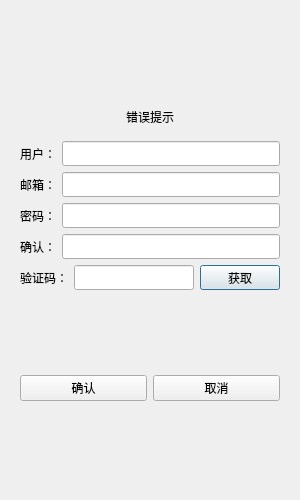
<?xml version="1.0" encoding="UTF-8"?>
<ui version="4.0">
 <class>RegisterDialog</class>
 <widget class="QDialog" name="RegisterDialog">
  <property name="geometry">
   <rect>
    <x>0</x>
    <y>0</y>
    <width>300</width>
    <height>500</height>
   </rect>
  </property>
  <property name="minimumSize">
   <size>
    <width>300</width>
    <height>500</height>
   </size>
  </property>
  <property name="maximumSize">
   <size>
    <width>10000</width>
    <height>100000</height>
   </size>
  </property>
  <property name="windowTitle">
   <string>Dialog</string>
  </property>
  <property name="locale">
   <locale language="Chinese" country="China"/>
  </property>
  <layout class="QVBoxLayout" name="verticalLayout">
   <item>
    <layout class="QVBoxLayout" name="verticalLayout_2">
     <item>
      <widget class="QStackedWidget" name="stackedWidget">
       <property name="currentIndex">
        <number>0</number>
       </property>
       <widget class="QWidget" name="page">
        <layout class="QVBoxLayout" name="verticalLayout_3">
         <item>
          <spacer name="verticalSpacer_3">
           <property name="orientation">
            <enum>Qt::Orientation::Vertical</enum>
           </property>
           <property name="sizeHint" stdset="0">
            <size>
             <width>20</width>
             <height>40</height>
            </size>
           </property>
          </spacer>
         </item>
         <item>
          <widget class="QWidget" name="widget" native="true">
           <layout class="QVBoxLayout" name="verticalLayout_4">
            <item>
             <widget class="QLabel" name="err_tip">
              <property name="text">
               <string>错误提示</string>
              </property>
              <property name="alignment">
               <set>Qt::AlignmentFlag::AlignCenter</set>
              </property>
             </widget>
            </item>
           </layout>
          </widget>
         </item>
         <item>
          <layout class="QHBoxLayout" name="horizontalLayout">
           <item>
            <widget class="QLabel" name="user_label">
             <property name="minimumSize">
              <size>
               <width>0</width>
               <height>25</height>
              </size>
             </property>
             <property name="maximumSize">
              <size>
               <width>16777215</width>
               <height>25</height>
              </size>
             </property>
             <property name="text">
              <string>用户：</string>
             </property>
            </widget>
           </item>
           <item>
            <widget class="QLineEdit" name="user_edit">
             <property name="minimumSize">
              <size>
               <width>0</width>
               <height>25</height>
              </size>
             </property>
             <property name="maximumSize">
              <size>
               <width>16777215</width>
               <height>25</height>
              </size>
             </property>
            </widget>
           </item>
          </layout>
         </item>
         <item>
          <layout class="QHBoxLayout" name="horizontalLayout_2">
           <item>
            <widget class="QLabel" name="email_label">
             <property name="minimumSize">
              <size>
               <width>0</width>
               <height>25</height>
              </size>
             </property>
             <property name="maximumSize">
              <size>
               <width>16777215</width>
               <height>25</height>
              </size>
             </property>
             <property name="text">
              <string>邮箱：</string>
             </property>
            </widget>
           </item>
           <item>
            <widget class="QLineEdit" name="email_edit">
             <property name="minimumSize">
              <size>
               <width>0</width>
               <height>25</height>
              </size>
             </property>
             <property name="maximumSize">
              <size>
               <width>16777215</width>
               <height>25</height>
              </size>
             </property>
            </widget>
           </item>
          </layout>
         </item>
         <item>
          <layout class="QHBoxLayout" name="horizontalLayout_3">
           <item>
            <widget class="QLabel" name="pass_label">
             <property name="minimumSize">
              <size>
               <width>0</width>
               <height>25</height>
              </size>
             </property>
             <property name="maximumSize">
              <size>
               <width>16777215</width>
               <height>25</height>
              </size>
             </property>
             <property name="text">
              <string>密码：</string>
             </property>
            </widget>
           </item>
           <item>
            <widget class="QLineEdit" name="pass_edit">
             <property name="minimumSize">
              <size>
               <width>0</width>
               <height>25</height>
              </size>
             </property>
             <property name="maximumSize">
              <size>
               <width>16777215</width>
               <height>25</height>
              </size>
             </property>
            </widget>
           </item>
          </layout>
         </item>
         <item>
          <layout class="QHBoxLayout" name="horizontalLayout_4">
           <item>
            <widget class="QLabel" name="confirm_label">
             <property name="minimumSize">
              <size>
               <width>0</width>
               <height>25</height>
              </size>
             </property>
             <property name="maximumSize">
              <size>
               <width>16777215</width>
               <height>25</height>
              </size>
             </property>
             <property name="text">
              <string>确认：</string>
             </property>
            </widget>
           </item>
           <item>
            <widget class="QLineEdit" name="confirm_edit">
             <property name="minimumSize">
              <size>
               <width>0</width>
               <height>25</height>
              </size>
             </property>
             <property name="maximumSize">
              <size>
               <width>16777215</width>
               <height>25</height>
              </size>
             </property>
            </widget>
           </item>
          </layout>
         </item>
         <item>
          <layout class="QHBoxLayout" name="horizontalLayout_5">
           <item>
            <widget class="QLabel" name="verify_label">
             <property name="minimumSize">
              <size>
               <width>0</width>
               <height>25</height>
              </size>
             </property>
             <property name="maximumSize">
              <size>
               <width>16777215</width>
               <height>25</height>
              </size>
             </property>
             <property name="text">
              <string>验证码：</string>
             </property>
            </widget>
           </item>
           <item>
            <widget class="QLineEdit" name="verify_edit">
             <property name="minimumSize">
              <size>
               <width>0</width>
               <height>25</height>
              </size>
             </property>
             <property name="maximumSize">
              <size>
               <width>16777215</width>
               <height>25</height>
              </size>
             </property>
            </widget>
           </item>
           <item>
            <widget class="TimerBtn" name="get_code">
             <property name="minimumSize">
              <size>
               <width>0</width>
               <height>25</height>
              </size>
             </property>
             <property name="maximumSize">
              <size>
               <width>16777215</width>
               <height>25</height>
              </size>
             </property>
             <property name="text">
              <string>获取</string>
             </property>
            </widget>
           </item>
          </layout>
         </item>
         <item>
          <spacer name="verticalSpacer">
           <property name="orientation">
            <enum>Qt::Orientation::Vertical</enum>
           </property>
           <property name="sizeHint" stdset="0">
            <size>
             <width>20</width>
             <height>40</height>
            </size>
           </property>
          </spacer>
         </item>
         <item>
          <layout class="QHBoxLayout" name="horizontalLayout_6">
           <item>
            <widget class="QPushButton" name="confirm_btn">
             <property name="text">
              <string>确认</string>
             </property>
            </widget>
           </item>
           <item>
            <widget class="QPushButton" name="cancel_btn">
             <property name="text">
              <string>取消</string>
             </property>
            </widget>
           </item>
          </layout>
         </item>
         <item>
          <spacer name="verticalSpacer_2">
           <property name="orientation">
            <enum>Qt::Orientation::Vertical</enum>
           </property>
           <property name="sizeHint" stdset="0">
            <size>
             <width>20</width>
             <height>40</height>
            </size>
           </property>
          </spacer>
         </item>
        </layout>
       </widget>
       <widget class="QWidget" name="page_2">
        <layout class="QVBoxLayout" name="verticalLayout_6">
         <item>
          <spacer name="verticalSpacer_5">
           <property name="orientation">
            <enum>Qt::Orientation::Vertical</enum>
           </property>
           <property name="sizeHint" stdset="0">
            <size>
             <width>20</width>
             <height>40</height>
            </size>
           </property>
          </spacer>
         </item>
         <item>
          <widget class="QLabel" name="tip_lb">
           <property name="text">
            <string>注册成功，5s后自动返回</string>
           </property>
           <property name="alignment">
            <set>Qt::AlignmentFlag::AlignCenter</set>
           </property>
          </widget>
         </item>
         <item>
          <widget class="QLabel" name="tip2_lb">
           <property name="text">
            <string>可手动点击按钮直接返回登陆界面</string>
           </property>
           <property name="alignment">
            <set>Qt::AlignmentFlag::AlignCenter</set>
           </property>
          </widget>
         </item>
         <item>
          <spacer name="verticalSpacer_6">
           <property name="orientation">
            <enum>Qt::Orientation::Vertical</enum>
           </property>
           <property name="sizeHint" stdset="0">
            <size>
             <width>20</width>
             <height>40</height>
            </size>
           </property>
          </spacer>
         </item>
         <item>
          <layout class="QHBoxLayout" name="horizontalLayout_8">
           <item>
            <spacer name="horizontalSpacer">
             <property name="orientation">
              <enum>Qt::Orientation::Horizontal</enum>
             </property>
             <property name="sizeHint" stdset="0">
              <size>
               <width>40</width>
               <height>20</height>
              </size>
             </property>
            </spacer>
           </item>
           <item>
            <widget class="QPushButton" name="return_btn">
             <property name="minimumSize">
              <size>
               <width>0</width>
               <height>30</height>
              </size>
             </property>
             <property name="text">
              <string>返回登陆</string>
             </property>
            </widget>
           </item>
           <item>
            <spacer name="horizontalSpacer_2">
             <property name="orientation">
              <enum>Qt::Orientation::Horizontal</enum>
             </property>
             <property name="sizeHint" stdset="0">
              <size>
               <width>40</width>
               <height>20</height>
              </size>
             </property>
            </spacer>
           </item>
          </layout>
         </item>
         <item>
          <spacer name="verticalSpacer_4">
           <property name="orientation">
            <enum>Qt::Orientation::Vertical</enum>
           </property>
           <property name="sizeHint" stdset="0">
            <size>
             <width>20</width>
             <height>40</height>
            </size>
           </property>
          </spacer>
         </item>
        </layout>
       </widget>
      </widget>
     </item>
    </layout>
   </item>
  </layout>
 </widget>
 <customwidgets>
  <customwidget>
   <class>TimerBtn</class>
   <extends>QPushButton</extends>
   <header>timerbtn.h</header>
  </customwidget>
 </customwidgets>
 <resources/>
 <connections/>
</ui>
